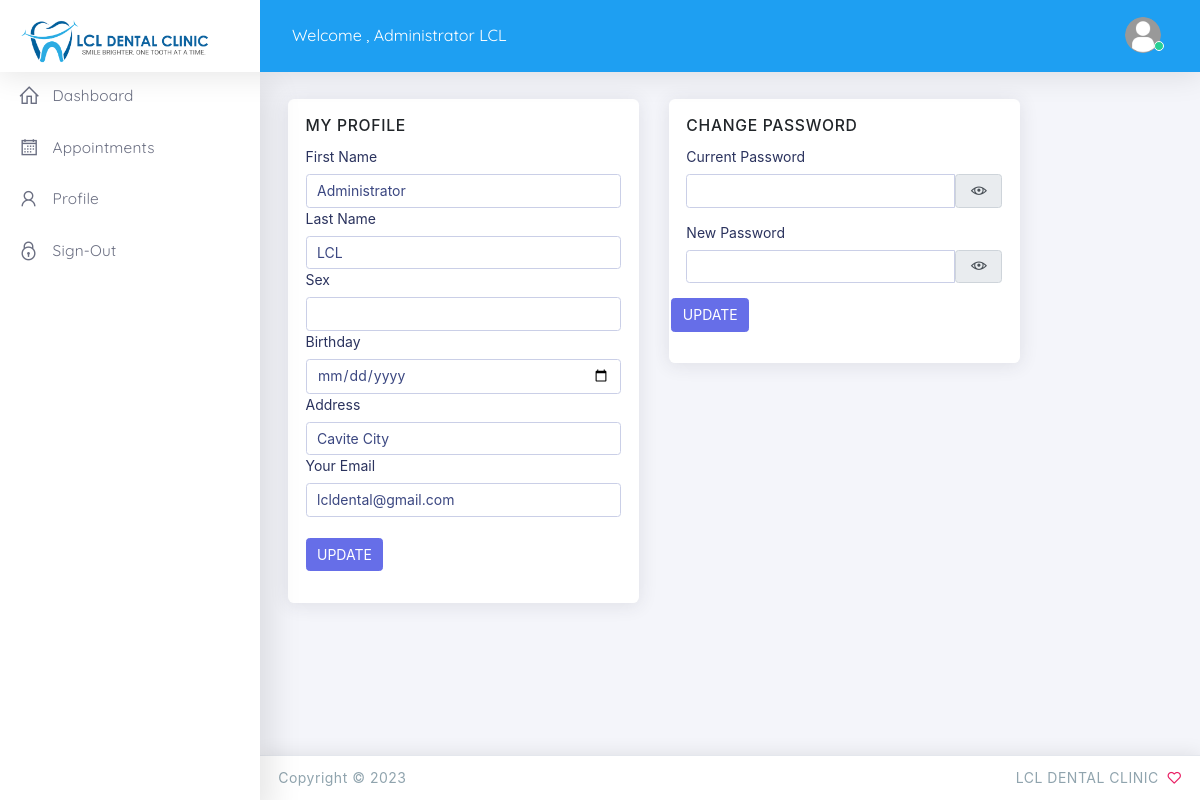
Screenshot of /user/profile.php (signed in) with the database file from the repository.
### tables this page shows
CREATE TABLE `tbl_signup` (
  `id` int(11) NOT NULL,
  `firstname` varchar(100) NOT NULL,
  `lastname` varchar(100) NOT NULL,
  `sex` varchar(10) NOT NULL,
  `birthday` varchar(100) NOT NULL,
  `address` varchar(250) NOT NULL,
  `email` varchar(250) NOT NULL,
  `password` varchar(250) NOT NULL,
  `pass` varchar(100) NOT NULL,
  `type` varchar(250) NOT NULL,
  `is_balance` int(1) NOT NULL,
  `is_confirm` int(11) NOT NULL,
  `date_registered` timestamp NOT NULL DEFAULT current_timestamp()
);

### controller/user-profile.php (called while the page is built, shortened)
<?php
include('database.php');
$session_id = $_SESSION['id'];
$account    = $mysqli->query("SELECT * FROM tbl_signup where id = '$session_id'");
$val        = $account->fetch_assoc();

### user/profile.php (the view, shortened to what this page needs)
  <?php
	  include("header.php");
	  include('../controller/user-profile.php');
  ?>
  <body class="vertical-layout vertical-menu-modern 2-columns   fixed-navbar" data-open="click" data-menu="vertical-menu-modern" data-col="2-columns">
   <?php include("nav.php");?>
    <div class="app-content content">
      <div class="content-wrapper">
        <div class="content-body">
      <div class="row">
		<div class="col-lg-5">
          <div class="card">
            <div class="card-body">
              <h5 class="card-title">MY PROFILE</h5>
				<form class="row g-3" method="POST">
				<br>
					<div class="col-12">
                      <label class="form-label">First Name</label>
                      <input type="text" name="fname" class="form-control" value="<?php echo $val['firstname'];?>" required>
                    </div>
					<div class="col-12">
                      <label for="yourName" class="form-label">Last Name</label>
                      <input type="text" name="lname" class="form-control" value="<?php echo $val['lastname'];?>" required>
                    </div>
					<div class="col-12">
                      <label for="yourName" class="form-label">Sex</label>
                      <input type="text" name="sex" class="form-control" value="<?php echo $val['sex'];?>" required>
                    </div>
					<div class="col-12">
                      <label for="yourName" class="form-label">Birthday</label>
                      <input type="date" name="birthday" class="form-control" value="<?php echo $val['birthday'];?>" required>
                    </div>
					<div class="col-12">
                      <label for="yourName" class="form-label">Address</label>
                      <input type="text" name="address" class="form-control" value="<?php echo $val['address'];?>" required>
                    </div>
                    <div class="col-12">
                      <label for="yourEmail" class="form-label">Your Email</label>
                      <input type="email" name="email" class="form-control" value="<?php echo $val['email'];?>" required>
					<br>
					<button type="submit" class="btn btn-primary btn-md" name="update-profile">UPDATE</button>
                    </div>
				</form>
            </div>
          </div>
        </div>
		<div class="col-lg-5">
          <div class="card">
            <div class="card-body">
              <h5 class="card-title">CHANGE PASSWORD</h5>
				<form class="row g-3" method="POST">
				<br>
                    <div class="col-12">
                      <label for="yourPassword" class="form-label">Current Password</label>
					 <div class="input-group mb-3 " >
                      <input type="password" id="cpassword" name="password" class="form-control" value="" required>
					  <span class="input-group-text" onclick="password_show_hide();">
							  <i class="la la-eye" id="show_eye"></i>
							</span>
                    </div>
                    </div>
					<div class="col-12"  id="newpass">
					<label for="yourPassword" class="form-label">New Password</label>
					 <div class="input-group mb-3 " >
                      <input type="password" name="password" id="npassword" class="form-control" required>
					   <span class="input-group-text" onclick="password_show_hide1();">
							  <i class="la la-eye" id="show_eye"></i>
							</span>
                    </div>
                    </div>
					<div class="col-12">
                    </div>
					<button type="submit" class="btn btn-primary" name="update-password"  id="update-profile">UPDATE</button>
				</form>
            </div>
          </div>
        </div>
      </div>
        </div>
      </div>
    </div>
<?php include("footer.php");?>

### assets/css/vertical-menu-modern.css (style rules this page uses)
body.vertical-layout.vertical-menu-modern.menu-expanded .content, body.vertical-layout.vertical-menu-modern.menu-expanded .footer { margin-left: 260px; }
@media (min-width: 992px) { body.vertical-layout.vertical-menu-modern .content, body.vertical-layout.vertical-menu-modern .footer { margin-left: 260px; } }

### rows the page displays
tbl_signup: fname "Administrator", lname "LCL", address "Cavite City", email "lcldental@gmail.com"

### other values shown
$_SESSION['name'] "Administrator LCL"
